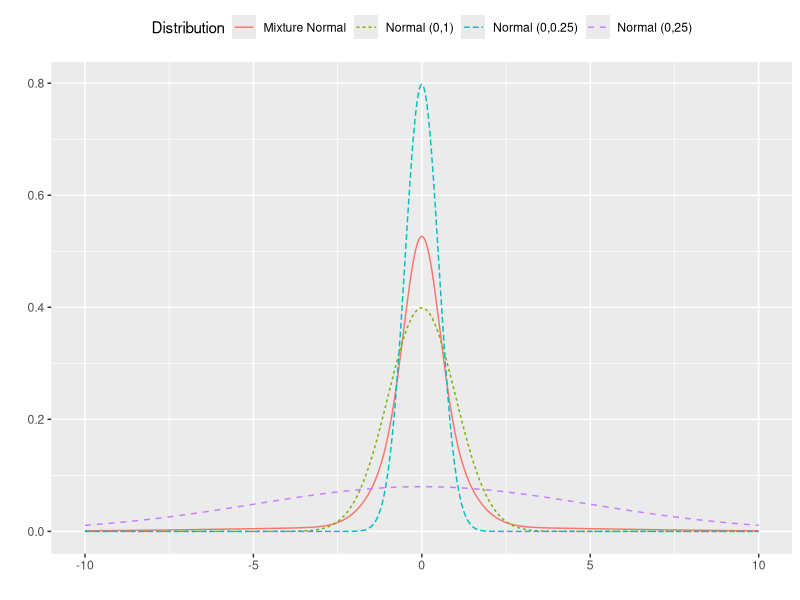

The R script that drew this image:
library(tidyverse)
set.seed(123)
xx <- seq(-10, 10, by = 0.01)
y_norm1 <- dnorm(xx) 
y_norm.25 <- dnorm(xx,0,0.5) 
y_norm25 <- dnorm(xx,0,5)
y_mix <- 0.5*dnorm(xx)+0.4*dnorm(xx,sd=0.5)+0.1*dnorm(xx,0,5)

dens_plot <- data.frame( "obs" = xx,
                         "Normal1" = y_norm1,
                         "Normal2" = y_norm.25,
                         "Normal3" = y_norm25,
                         "Mixture Normal" = y_mix) %>%
  gather(Distribution, dens, -obs)

dens_plot %>%
  ggplot(aes(obs, dens)) +
  geom_line(aes(colour=Distribution,linetype=Distribution)) +
  scale_linetype_discrete(labels=c("Mixture Normal","Normal (0,1)","Normal (0,0.25)","Normal (0,25)")) +
  scale_color_discrete(labels=c("Mixture Normal","Normal (0,1)","Normal (0,0.25)","Normal (0,25)")) +
  labs(x = " ", y=" ") +
  theme(legend.position = "top") 